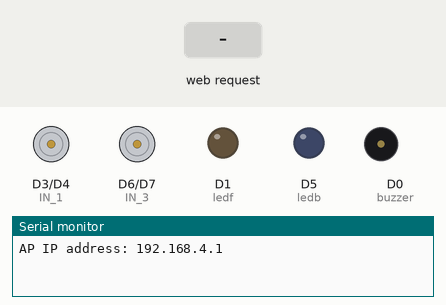
A sketch run on a simulated ESP8266 (NodeMCU). Parts: motor-driver pin pairs drawn as motors (green arrow = first pin HIGH = forward, orange = second pin HIGH = backward, longer = more drive, scaled by the enable pin), output pins drawn as LEDs (lit = HIGH), buzzer (waves = sounding, pin HIGH), the last lines printed to the serial monitor. The inputs (shaded band) are chosen by the test bench.

Above: at 1.2 s.
1.3 s: HTTP request GET /?State=F received
At 2.5 s:
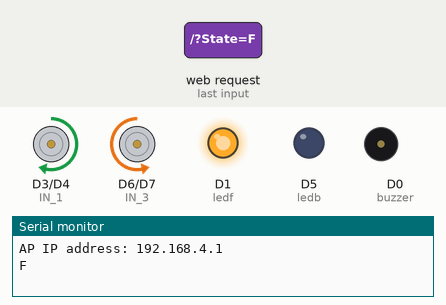
2.8 s: HTTP request GET /?State=B received
At 3.8 s:
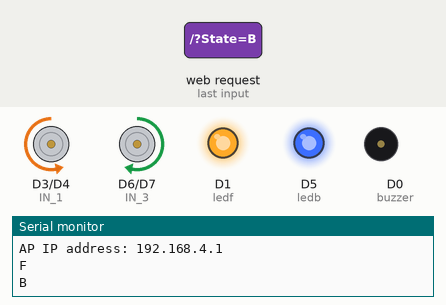
4.3 s: HTTP request GET /?State=L received
At 4.9 s:
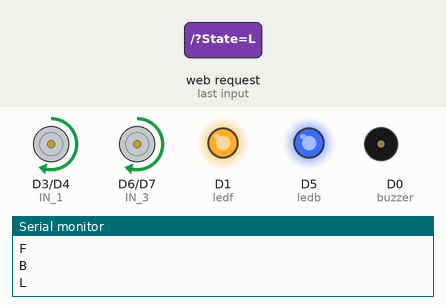
5.8 s: HTTP request GET /?State=R received
At 6.1 s:
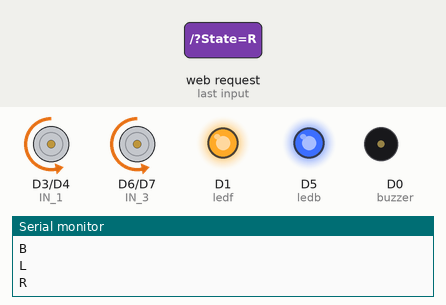
7.3 s: HTTP request GET /?State=F received
At 8.4 s:
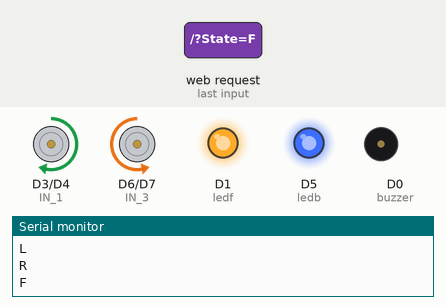
Timing chart, 0 to 9.8 s (numbered marks = the images above; inputs shaded):
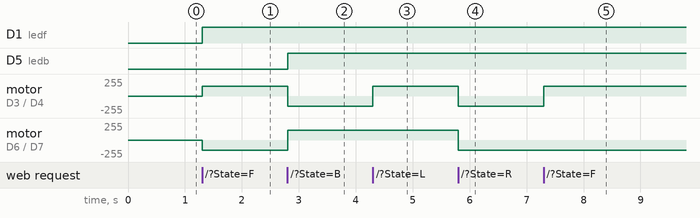

Measured:
- after the input at 1.3 s, D1 (ledf): LOW → HIGH at once; motor on D3 (IN_1) / D4 (IN_2): stopped → forward 150/255 at once; motor on D6 (IN_3) / D7 (IN_4): stopped → backward 150/255 at once
- after the input at 2.8 s, D5 (ledb): LOW → HIGH at once; motor on D3 (IN_1) / D4 (IN_2): forward 150/255 → backward 150/255 at once; motor on D6 (IN_3) / D7 (IN_4): backward 150/255 → forward 150/255 at once
- after the input at 4.3 s, motor on D3 (IN_1) / D4 (IN_2): backward 150/255 → forward 150/255 at once
- after the input at 5.8 s, motor on D3 (IN_1) / D4 (IN_2), motor on D6 (IN_3) / D7 (IN_4): forward 150/255 → backward 150/255 at once
- after the input at 7.3 s, motor on D3 (IN_1) / D4 (IN_2): backward 150/255 → forward 150/255 at once

The sketch:

RcCar.ino
```cpp
/* https://arduino.esp8266.com/stable/package_esp8266com_index.json
 * ESP8266 as Web Server using WiFi Access Point (AP) mode
 * Connect to AP "Robot Wifi", password = "87654321"
 */

#include <ESP8266WiFi.h>
#include <WiFiClient.h>
#include <ESP8266WebServer.h>

//SSID and Password to your ESP Access Point
const char* ssid = "Robocar";
const char* password = "12345678";    //password should be atleast 8 digits

#define ENA   4     // Enable/speed motors Right    GPIO4(D2)
#define IN_1  0     // L298N in1 motors Right       GPIO0(D3)
#define IN_2  2     // L298N in2 motors Right       GPIO2(D4)
#define IN_3  12    // L298N in3 motors Left        GPIO12(D6)
#define IN_4  13    // L298N in4 motors Left        GPIO13(D7)
#define ENB   15    // Enable/speed motors Left     GPIO15(D8)

#define buzzer  16 // buzzer  GPIO16(D0)
int ledf=D1;
int ledb=D5;

String command;             //String to store app command state.
int speedCar = 150; // 0 to 255
int speed_low = 60;

ESP8266WebServer server(80);

int Sa=240, Re=270, Ga=300, Ma=320, Pa=360, Dha=400, Ni=450, Sa2=480;
int t=800, dt=800;

void setup() {

  Serial.begin(115200);

 pinMode(ENA, OUTPUT);
 pinMode(IN_1, OUTPUT);
 pinMode(IN_2, OUTPUT);
 pinMode(IN_3, OUTPUT);
 pinMode(IN_4, OUTPUT);
 pinMode(ENB, OUTPUT);

 pinMode(buzzer, OUTPUT);
 pinMode(ledf, OUTPUT);
 pinMode(ledb, OUTPUT);


// Connecting WiFi

  WiFi.mode(WIFI_AP);           //Only Access point
  WiFi.softAP(ssid, password);  //Start HOTspot removing password will disable security

  IPAddress myIP = WiFi.softAPIP();
  Serial.print("AP IP address: ");
  Serial.println(myIP);

 // Starting WEB-server
     server.on ( "/", HTTP_handleRoot );
     server.onNotFound ( HTTP_handleRoot );
     server.begin();
}

void loop() {
    server.handleClient();

      command = server.arg("State");
           if (command == "F") goForword();
      else if (command == "B") goBack();
      else if (command == "L") goLeft();
      else if (command == "R") goRight();
      else if (command == "I") goForwordRight();
      else if (command == "G") goForwordLeft();
      else if (command == "J") goBackRight();
      else if (command == "H") goBackLeft();
      else if (command == "W")tone(buzzer, Sa, t);  //tone(pin, frequency, time period);
      //digitalWrite(Light, HIGH); // light is on (earlier code was for light)
      else if (command == "w") tone(buzzer, 0, t);  // light is off(earlier code was for light)
      else if (command == "0") speedCar = 100;
      else if (command == "1") speedCar = 120;
      else if (command == "2") speedCar = 140;
      else if (command == "3") speedCar = 160;
      else if (command == "4") speedCar = 180;
      else if (command == "5") speedCar = 200;
      else if (command == "6") speedCar = 215;
      else if (command == "7") speedCar = 230;
      else if (command == "8") speedCar = 240;
      else if (command == "9") speedCar = 255;
      else if (command == "S") stopRobot();
}

void HTTP_handleRoot(void) {

if( server.hasArg("State") ){
       Serial.println(server.arg("State"));
  }
  server.send ( 200, "text/html", "" );
  delay(1);
}

void goForword(){

      digitalWrite(IN_1, HIGH);
      digitalWrite(IN_2, LOW);
      analogWrite(ENA, speedCar);

      digitalWrite(IN_3, LOW);
      digitalWrite(IN_4, HIGH);
      analogWrite(ENB, speedCar);
      digitalWrite(ledf, HIGH);
  }

void goBack(){

      digitalWrite(IN_1, LOW);
      digitalWrite(IN_2, HIGH);
      analogWrite(ENA, speedCar);

      digitalWrite(IN_3, HIGH);
      digitalWrite(IN_4, LOW);
      analogWrite(ENB, speedCar);
      digitalWrite(ledb, HIGH);
  }

void goRight(){

      digitalWrite(IN_1, LOW);
      digitalWrite(IN_2, HIGH);
      analogWrite(ENA, speedCar);

      digitalWrite(IN_3, LOW);
      digitalWrite(IN_4, HIGH);
      analogWrite(ENB, speedCar);
      digitalWrite(ledf, HIGH);
  }

void goLeft(){

      digitalWrite(IN_1, HIGH);
      digitalWrite(IN_2, LOW);
      analogWrite(ENA, speedCar);

      digitalWrite(IN_3, HIGH);
      digitalWrite(IN_4, LOW);
      analogWrite(ENB, speedCar);
      digitalWrite(ledf, HIGH);
  }

void goForwordRight(){

      digitalWrite(IN_1, HIGH);
      digitalWrite(IN_2, LOW);
      analogWrite(ENA, speedCar-speed_low);

      digitalWrite(IN_3, LOW);
      digitalWrite(IN_4, HIGH);
      analogWrite(ENB, speedCar);
      digitalWrite(ledf, HIGH);
   }

void goForwordLeft(){

      digitalWrite(IN_1, HIGH);
      digitalWrite(IN_2, LOW);
      analogWrite(ENA, speedCar);

      digitalWrite(IN_3, LOW);
      digitalWrite(IN_4, HIGH);
      analogWrite(ENB, speedCar-speed_low);
      digitalWrite(ledf, HIGH);
  }

void goBackRight(){

      digitalWrite(IN_1, LOW);
      digitalWrite(IN_2, HIGH);
      analogWrite(ENA, speedCar-speed_low);

      digitalWrite(IN_3, HIGH);
      digitalWrite(IN_4, LOW);
      analogWrite(ENB, speedCar);
      digitalWrite(ledb, HIGH);
  }

void goBackLeft(){

      digitalWrite(IN_1, LOW);
      digitalWrite(IN_2, HIGH);
      analogWrite(ENA, speedCar);

      digitalWrite(IN_3, HIGH);
      digitalWrite(IN_4, LOW);
      analogWrite(ENB, speedCar-speed_low);
      digitalWrite(ledb, HIGH);
  }

void stopRobot(){

      digitalWrite(IN_1, LOW);
      digitalWrite(IN_2, LOW);
      analogWrite(ENA, speedCar);

      digitalWrite(IN_3, LOW);
      digitalWrite(IN_4, LOW);
      analogWrite(ENB, speedCar);
      digitalWrite(ledf, LOW);
      digitalWrite(ledb, LOW);
 }
```
